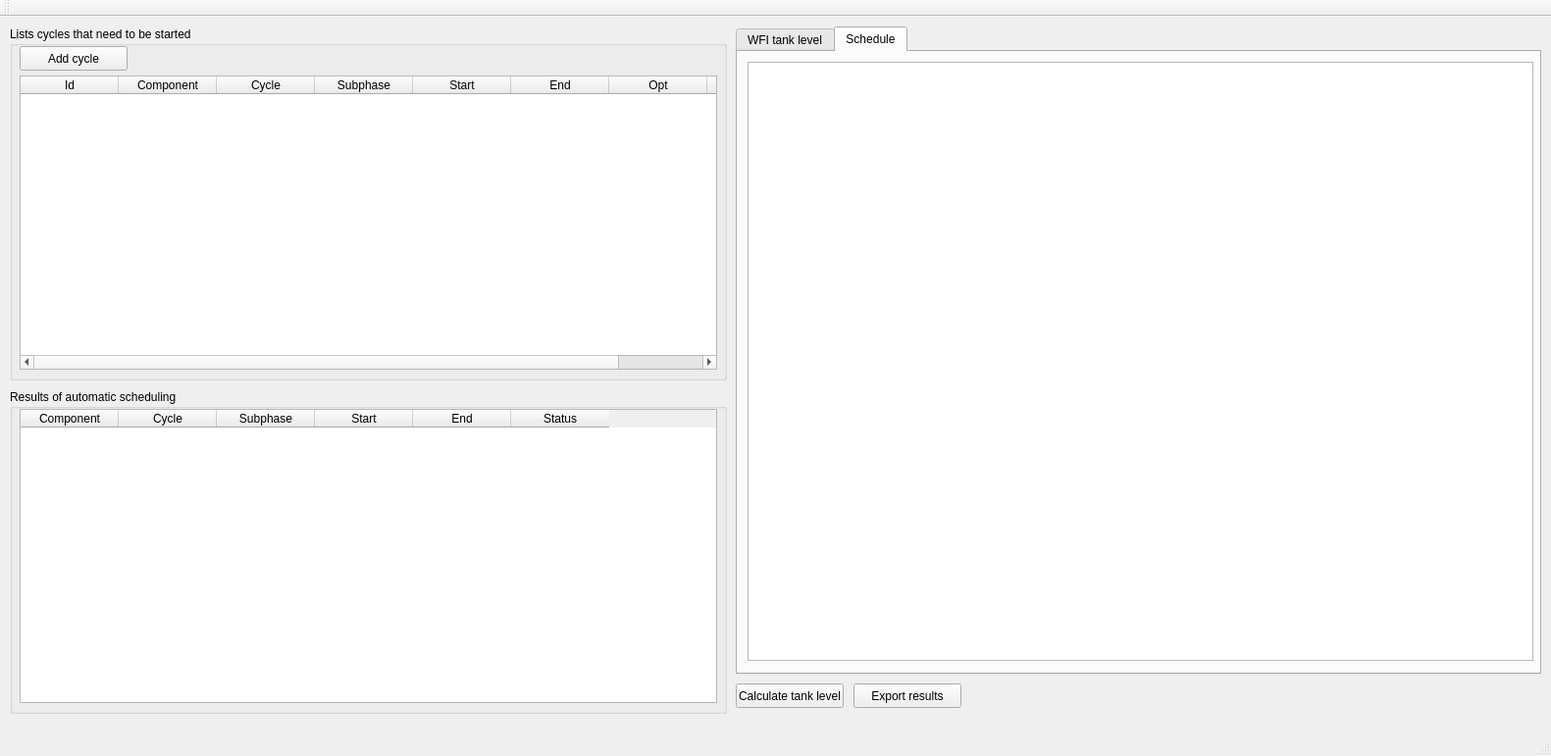
<?xml version="1.0" encoding="UTF-8"?>
<ui version="4.0">
 <class>MainWindow</class>
 <widget class="QMainWindow" name="MainWindow">
  <property name="geometry">
   <rect>
    <x>0</x>
    <y>0</y>
    <width>1581</width>
    <height>771</height>
   </rect>
  </property>
  <property name="windowTitle">
   <string>MainWindow</string>
  </property>
  <widget class="QWidget" name="centralWidget">
   <widget class="QPushButton" name="btnCalculateLevel">
    <property name="geometry">
     <rect>
      <x>750</x>
      <y>680</y>
      <width>110</width>
      <height>25</height>
     </rect>
    </property>
    <property name="text">
     <string>Calculate tank level</string>
    </property>
   </widget>
   <widget class="QGroupBox" name="grpAddCycle">
    <property name="geometry">
     <rect>
      <x>10</x>
      <y>10</y>
      <width>731</width>
      <height>361</height>
     </rect>
    </property>
    <property name="title">
     <string>Lists cycles that need to be started</string>
    </property>
    <widget class="QPushButton" name="btnAddCycle">
     <property name="geometry">
      <rect>
       <x>10</x>
       <y>20</y>
       <width>110</width>
       <height>25</height>
      </rect>
     </property>
     <property name="text">
      <string>Add cycle</string>
     </property>
    </widget>
    <widget class="QTableWidget" name="tblAddCycle">
     <property name="enabled">
      <bool>true</bool>
     </property>
     <property name="geometry">
      <rect>
       <x>10</x>
       <y>50</y>
       <width>711</width>
       <height>300</height>
      </rect>
     </property>
     <property name="minimumSize">
      <size>
       <width>611</width>
       <height>0</height>
      </size>
     </property>
     <property name="inputMethodHints">
      <set>Qt::ImhNone</set>
     </property>
     <property name="editTriggers">
      <set>QAbstractItemView::DoubleClicked</set>
     </property>
     <property name="dragEnabled">
      <bool>true</bool>
     </property>
     <property name="dragDropOverwriteMode">
      <bool>true</bool>
     </property>
     <property name="alternatingRowColors">
      <bool>true</bool>
     </property>
     <property name="columnCount">
      <number>8</number>
     </property>
     <column>
      <property name="text">
       <string>Id</string>
      </property>
     </column>
     <column>
      <property name="text">
       <string>Component</string>
      </property>
     </column>
     <column>
      <property name="text">
       <string>Cycle</string>
      </property>
     </column>
     <column>
      <property name="text">
       <string>Subphase</string>
      </property>
     </column>
     <column>
      <property name="text">
       <string>Start</string>
      </property>
     </column>
     <column>
      <property name="text">
       <string>End</string>
      </property>
     </column>
     <column>
      <property name="text">
       <string>Opt</string>
      </property>
     </column>
     <column>
      <property name="text">
       <string>Remove</string>
      </property>
     </column>
    </widget>
   </widget>
   <widget class="QGroupBox" name="grpCycleResults">
    <property name="geometry">
     <rect>
      <x>10</x>
      <y>380</y>
      <width>731</width>
      <height>331</height>
     </rect>
    </property>
    <property name="title">
     <string>Results of automatic scheduling</string>
    </property>
    <widget class="QTableWidget" name="tblCycleResults">
     <property name="geometry">
      <rect>
       <x>10</x>
       <y>20</y>
       <width>711</width>
       <height>300</height>
      </rect>
     </property>
     <property name="editTriggers">
      <set>QAbstractItemView::NoEditTriggers</set>
     </property>
     <property name="columnCount">
      <number>6</number>
     </property>
     <column>
      <property name="text">
       <string>Component</string>
      </property>
     </column>
     <column>
      <property name="text">
       <string>Cycle</string>
      </property>
     </column>
     <column>
      <property name="text">
       <string>Subphase</string>
      </property>
     </column>
     <column>
      <property name="text">
       <string>Start</string>
      </property>
     </column>
     <column>
      <property name="text">
       <string>End</string>
      </property>
     </column>
     <column>
      <property name="text">
       <string>Status</string>
      </property>
     </column>
    </widget>
   </widget>
   <widget class="QPushButton" name="btnExport">
    <property name="geometry">
     <rect>
      <x>870</x>
      <y>680</y>
      <width>110</width>
      <height>25</height>
     </rect>
    </property>
    <property name="text">
     <string>Export results</string>
    </property>
   </widget>
   <widget class="QTabWidget" name="tabPlots">
    <property name="geometry">
     <rect>
      <x>750</x>
      <y>10</y>
      <width>821</width>
      <height>661</height>
     </rect>
    </property>
    <property name="currentIndex">
     <number>1</number>
    </property>
    <widget class="QWidget" name="tabWFILevel">
     <attribute name="title">
      <string>WFI tank level</string>
     </attribute>
     <widget class="PlotWidget" name="grphViewTankLevel">
      <property name="geometry">
       <rect>
        <x>10</x>
        <y>10</y>
        <width>801</width>
        <height>611</height>
       </rect>
      </property>
      <property name="mouseTracking">
       <bool>true</bool>
      </property>
      <property name="tabletTracking">
       <bool>false</bool>
      </property>
     </widget>
    </widget>
    <widget class="QWidget" name="tabSchedule">
     <attribute name="title">
      <string>Schedule</string>
     </attribute>
     <widget class="PlotWidget" name="grphViewSchedule">
      <property name="geometry">
       <rect>
        <x>10</x>
        <y>10</y>
        <width>801</width>
        <height>611</height>
       </rect>
      </property>
      <property name="mouseTracking">
       <bool>true</bool>
      </property>
      <property name="tabletTracking">
       <bool>false</bool>
      </property>
     </widget>
    </widget>
   </widget>
   <zorder>grpCycleResults</zorder>
   <zorder>grpAddCycle</zorder>
   <zorder>btnCalculateLevel</zorder>
   <zorder>btnExport</zorder>
   <zorder>tabPlots</zorder>
  </widget>
  <widget class="QMenuBar" name="menuBar">
   <property name="geometry">
    <rect>
     <x>0</x>
     <y>0</y>
     <width>1581</width>
     <height>18</height>
    </rect>
   </property>
  </widget>
  <widget class="QToolBar" name="mainToolBar">
   <attribute name="toolBarArea">
    <enum>TopToolBarArea</enum>
   </attribute>
   <attribute name="toolBarBreak">
    <bool>false</bool>
   </attribute>
  </widget>
  <widget class="QStatusBar" name="statusBar"/>
 </widget>
 <layoutdefault spacing="6" margin="11"/>
 <customwidgets>
  <customwidget>
   <class>PlotWidget</class>
   <extends>QGraphicsView</extends>
   <header location="global">pyqtgraph</header>
  </customwidget>
 </customwidgets>
 <resources/>
 <connections/>
</ui>
